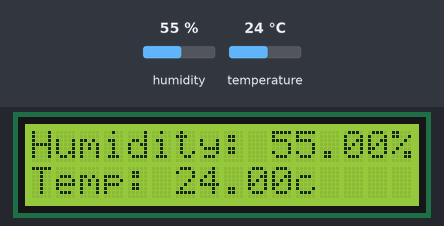
The sketch below on a simulated Arduino Uno, built with avr-gcc and run on an emulated ATmega328P. Parts: 16×2 character LCD. Inputs (shaded band) come from the test bench; at power-on: humidity 55 %, temperature 24 °C.

Above: at 1.2 s.
1.3 s: humidity set to 22 %
At 3.2 s:
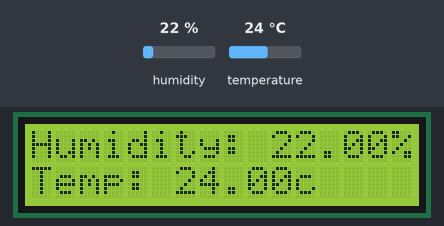
4.0 s: temperature set to 12 °C
At 4.9 s:
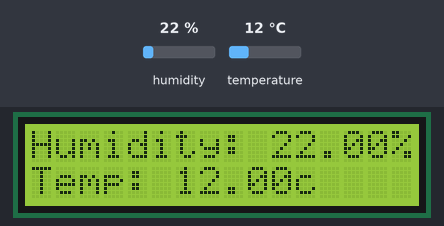
6.7 s: humidity set to 40 %
At 9.4 s:
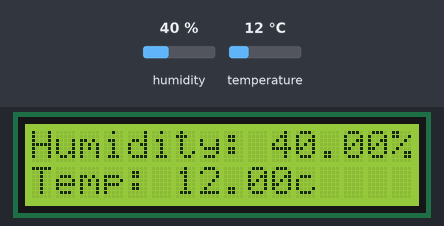
9.7 s: temperature set to 19 °C
At 11.2 s:
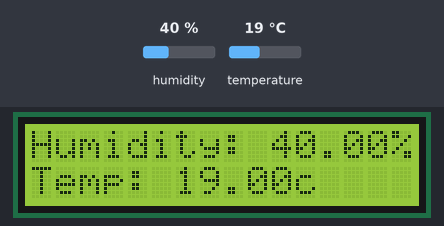
Timing chart, 0 to 12.7 s (numbered marks = the images above; inputs shaded):
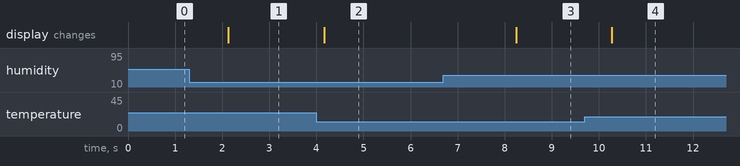

The sketch:

Weather_Station.ino
```cpp
#include <LiquidCrystal.h>
#include "DHT.h" // Call the DHT library

#define DHTPIN 8 // Pin connected to DHT
LiquidCrystal lcd(12, 11, 5, 4, 3, 2);

#define DHTTYPE DHT11 // Define the type of DHT module

DHT dht(DHTPIN, DHTTYPE); // Command to the DHT.h library

void setup() {
  dht.begin(); // Start the sensor
  lcd.begin(16, 2); // LCD screen is 16 characters by 2 lines
}


void loop() {
  float h = dht.readHumidity(); // Value for humidity
  float t = dht.readTemperature(); // Value for temperature
  if (isnan(t) || isnan(h)) { // Check that DHT sensor is working
    lcd.setCursor(0, 0);
    lcd.print("Failed to read from DHT"); // If DHT is not working,
    // display this
  } else { // Otherwise show the readings on the screen
    lcd.clear();
    lcd.setCursor(0, 0);
    lcd.print("Humidity: ");
    lcd.print(h);
    lcd.print("%");
    lcd.setCursor(0, 1);
    lcd.print("Temp: ");
    lcd.print(t);
    lcd.print("c");
    delay(1000);
  }
}
```

Measured:
- after the input at 1.3 s, the display: changes after 0.83 s (image 1)
- after the input at 4.0 s, the display: changes after 0.17 s (image 2)
- after the input at 6.7 s, the display: changes after 1.5 s (image 3)
- after the input at 9.7 s, the display: changes after 0.58 s (image 4)
